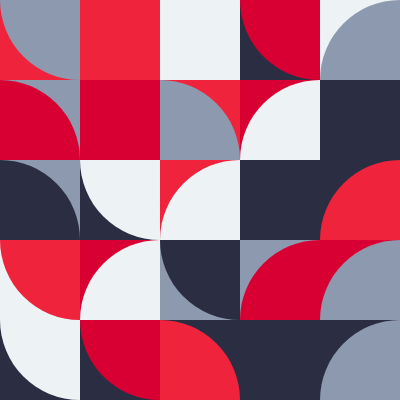
Frame 1 (no input)
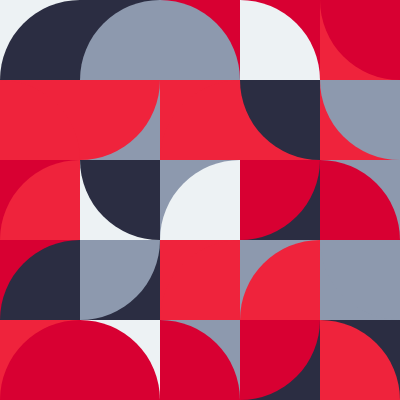
Frame 2 (the mouse pressed at the canvas centre, redrawn once)

The p5.js sketch that drew these frames (run headless with seeded random() and noise() and a simulated clock; the mouse was pressed at the canvas centre and the sketch redrawn once):

// p5.js sketch
// ── sketch.js
squareSize=80;

function setup() {
  createCanvas(400, 400);
  noLoop()
  noStroke()
}

function draw() {
  background(220);
  for (var x = 0; x<width; x+=squareSize){
    for (var y=0; y<height; y+=squareSize){
      
      bob = round(random(-0.5,4.5))
      
      if (bob==0){
        fill('#2B2D42')
      }
      if (bob==1){
        fill('#8D99AE')
      }
      if (bob==2){
        fill('#EDF2F4')
      }
      if (bob==3){
        fill('#EF233C')
      }
      if (bob==4){
        fill('#D80032')
      }
      
      square(x,y,squareSize)
      
      bob = round(random(-0.5,4.5))
      
      if (bob==0){
        fill('#2B2D42')
      }
      if (bob==1){
        fill('#8D99AE')
      }
      if (bob==2){
        fill('#EDF2F4')
      }
      if (bob==3){
        fill('#EF233C')
      }
      if (bob==4){
        fill('#D80032')
      }
      
      joe = round(random(0,3.5))
      
      if (joe==0){
        arc(x,y,squareSize * 2,squareSize * 2,0,PI/2)
      }
      if (joe==1){
        arc(x,y+squareSize,squareSize * 2, squareSize * 2, 3*PI/2,2*PI)
      }
      if (joe==2){
        arc(x+squareSize,y+squareSize,squareSize * 2, squareSize * 2, PI,3*PI/2)
      }
      if (joe==3){
        arc(x+squareSize,y,squareSize * 2, squareSize * 2, PI/2,PI)
      }
      
      
      
    }
  }
  
  
}
